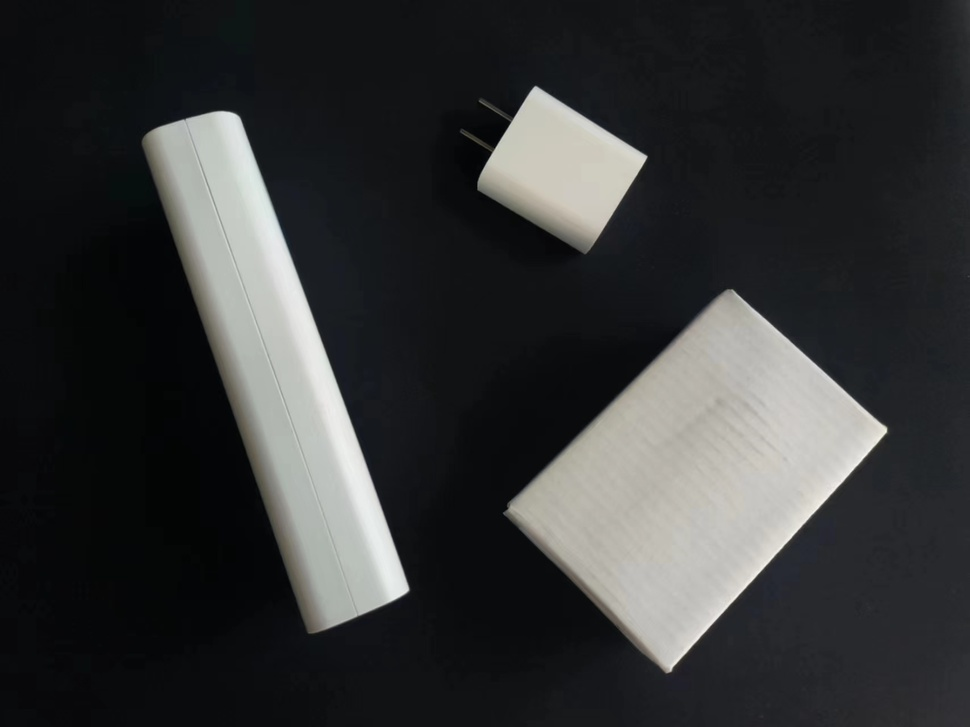
#> input picture Introduction to Robotics/exp2 Object segmentation and description/biaoding.jpg, 970 x 727 px, shrunk from 1708 x 1280 before the run, found by its file name
$ python cw2.py   (older library calls are emulated)
#> lines starting #> are read from the running program, lines starting #| are printed output that depends on the picture; after the words box and inside, x2 and y2 are one past the last pixel; in counts of white or black regions, pixels touching at a corner belong together
import cv2
import numpy as np
import math
import matplotlib.pyplot as plt


# 1. 将图像转换为灰度并阈值化以创建二值图像
def gray_cal(img):
    gray_hist = np.zeros([256], np.uint64)
    for i in range(row):
        for j in range(col):
            gray_hist[img[i, j]] += 1
    return gray_hist


def ostu_thresh(img):
    # 计算灰度直方图
    gray_hist = gray_cal(img)
    # 将灰度直方图归一化
    norm_hist = gray_hist / float(row * col)
    zero_cumu_moment = np.zeros([256], np.float32)
    one_cumu_moment = np.zeros([256], np.float32)
    # 计算零阶和一阶累积矩
    for i in range(256):
        if i == 0:
            zero_cumu_moment[i] = norm_hist[i]
            one_cumu_moment[i] = 0
        else:
            zero_cumu_moment[i] = zero_cumu_moment[i - 1] + norm_hist[i]
            one_cumu_moment[i] = one_cumu_moment[i - 1] + i * norm_hist[i]
    # 计算方差，找到最大方差对应阈值
    mean = one_cumu_moment[255]
    thresh = 0
    sigma = 0
    for i in range(256):
        if zero_cumu_moment[i] == 0 or zero_cumu_moment[i] == 1:
            sigma_tmp = 0
        else:
            sigma_tmp = (mean * zero_cumu_moment[i] - one_cumu_moment[i]) ** 2 / (
                    zero_cumu_moment[i] * (1 - zero_cumu_moment[i]))
        if sigma_tmp > sigma:
            sigma = sigma_tmp
            thresh = i

    thresh_img = img.copy()
    for i in range(row):
        for j in range(col):
            if thresh_img[i, j] > thresh:
                thresh_img[i, j] = 255
            else:
                thresh_img[i, j] = 0
    return thresh, thresh_img


def connected_components(binary):
    label = np.zeros((row, col), dtype=int)
    flag = 1
    root = {}
    # 定义并查集的数据结构，用一个数组来存储每个元素的父节点
    parent = [i for i in range(row * col)]

    # 定义并查集的find操作，用于查找一个元素的根节点，并进行路径压缩
    def find(x):
        if parent[x] != x:
            parent[x] = find(parent[x])
        return parent[x]

    def union(x, y):
        x_root = find(x)
        y_root = find(y)
        if x_root != y_root:
            parent[x_root] = y_root

    # 第一遍扫描
    for i in range(row):
        for j in range(col):
            if binary[i, j] != 0:
                left = label[i, j - 1] if j > 0 else 0
                up = label[i - 1, j] if i > 0 else 0
                if left == 0 and up == 0:
                    label[i, j] = flag
                    # equiv_table[flag] = flag # 初始化等价表
                    flag += 1
                elif left != 0 or up != 0:
                    if left == 0 or up == 0:
                        label[i, j] = max(left, up)
                    else:
                        label[i, j] = min(left, up)
                        union(max(left, up), min(left, up))

    # 对图像的每个像素进行扫描
    for i in range(row):
        for j in range(col):
            # 如果像素值不为0，就将它的标签替换为它在并查集中的根节点
            if label[i, j] != 0:
                label[i, j] = find(label[i, j])

    label = label.astype(np.float32)  # 转换为浮点数
    min_val, max_val, min_loc, max_loc = cv2.minMaxLoc(label)
    label = (label - min_val) / (max_val - min_val)  # 归一化到0到1之间
    label = label * 255  # 乘以255得到灰度值
    label = label.astype(np.uint8)  # 转换为无符号整数

    label_count = 0
    for i in range(row):
        for j in range(col):
            if label[i, j] >= label_count:
                label_count = label[i, j]

    return label_count, label


# 3. 对于每个对象
def process_objects(binary_image, num_labels, labels_im):
    _, contours, _ = cv2.findContours(binary_image, cv2.RETR_EXTERNAL, cv2.CHAIN_APPROX_SIMPLE)
    color_image = cv2.cvtColor(binary_image, cv2.COLOR_GRAY2BGR)
    color_map = np.random.randint(low=0, high=256, size=(num_labels + 1, 3))
    for label in range(1, num_labels + 1):
        # a. 计算并绘制其最小二阶矩的轴（方向方程）
        # b. 找到其边界
        # c. 找到并绘制其边界框
        # d. 找到并绘制最佳逼近对象形状的椭圆的方程
        color_image[labels_im == label] = color_map[label]

        for contour in contours:
            # a. 计算并绘制其最小二阶矩的轴（方向方程）
            # 计算轮廓的中心和方向角
            moment = cv2.moments(contour)
            # 计算物体的质心
            cx = int(moment['m10'] / moment['m00'])
            cy = int(moment['m01'] / moment['m00'])
            # 计算最小二阶矩
            mu20 = moment['mu20'] / moment['m00']
            mu11 = moment['mu11'] / moment['m00']
            mu02 = moment['mu02'] / moment['m00']
            # 计算最小特征值
            lambda_min = (mu20 + mu02 - math.sqrt((mu20 - mu02) ** 2 + 4 * mu11 ** 2)) / 2
            # 使用中心二阶矩，计算图像的方向
            theta = math.atan2(2 * mu11, mu20 - mu02) / 2

            # 计算轮廓的主轴长度并绘制方向线
            x1 = int(cx + math.sqrt(lambda_min) * math.cos(theta))
            y1 = int(cy + math.sqrt(lambda_min) * math.sin(theta))
            x2 = int(cx - math.sqrt(lambda_min) * math.cos(theta))
            y2 = int(cy - math.sqrt(lambda_min) * math.sin(theta))
            cv2.line(color_image, (x1, y1), (x2, y2), (255, 0, 0), 3)

            # b. 找到其边界
            x, y, w, h = cv2.boundingRect(contour)

            # c. 找到并绘制其边界框
            cv2.rectangle(color_image, (x, y), (x + w, y + h), (0, 255, 0), 4)

            # d. 找到并绘制最佳逼近对象形状的椭圆的方程
            if len(contour) >= 5:  # fitEllipse需要至少5个点
                ellipse = cv2.fitEllipse(contour)
                cv2.ellipse(color_image, ellipse, (255, 0, 255), 2)

    plt.imshow(color_image, cmap='jet')
    plt.title('Color image')
    plt.show()


# 使用上述函数
img1 = cv2.imread('Resources/biaoding.jpg', 0)
#> img1: shape (727, 970); min 0, max 250, mean 53.7
row = img1.shape[0]
#> row = 727
col = img1.shape[1]
#> col = 970
thresh, binary_image = ostu_thresh(img1)
#> in ostu_thresh, `gray_hist = gray_cal(img)`: gray_hist = 256 values, max 47378 at index 18, min 0 at index 247, mean 2754.6
#> in ostu_thresh, `norm_hist = gray_hist / float(row * col)`: norm_hist = 256 values, max 0.0672 at index 18, min 0 at index 247, mean 0.00391
#> after the loop in ostu_thresh, `for i in range(256):`: one_cumu_moment = 256 values from 0 to 53.72; zero_cumu_moment = 256 values from 1.42e-06 to 1
#> in ostu_thresh, `mean = one_cumu_moment[255]`: mean = 53.72
#> the loop in ostu_thresh, `for i in range(256):` made 256 passes
#> (sigma_tmp, sigma) on passes 1 to 12: (0.00409, 0.00409), (0.012, 0.012), (0.0309, 0.0309), (0.246, 0.246), (29.67, 29.67), (83.22, 83.22), (206.8, 206.8), (282.9, 282.9), (324.9, 324.9), (344.1, 344.1), (412.3, 412.3), (582.5, 582.5)
#> sigma_tmp on pass 100: 4442.3
#> after the loop in ostu_thresh, `for i in range(256):`: sigma = 4443.3; thresh = 104
#> after the loop in ostu_thresh, `for i in range(row):`:
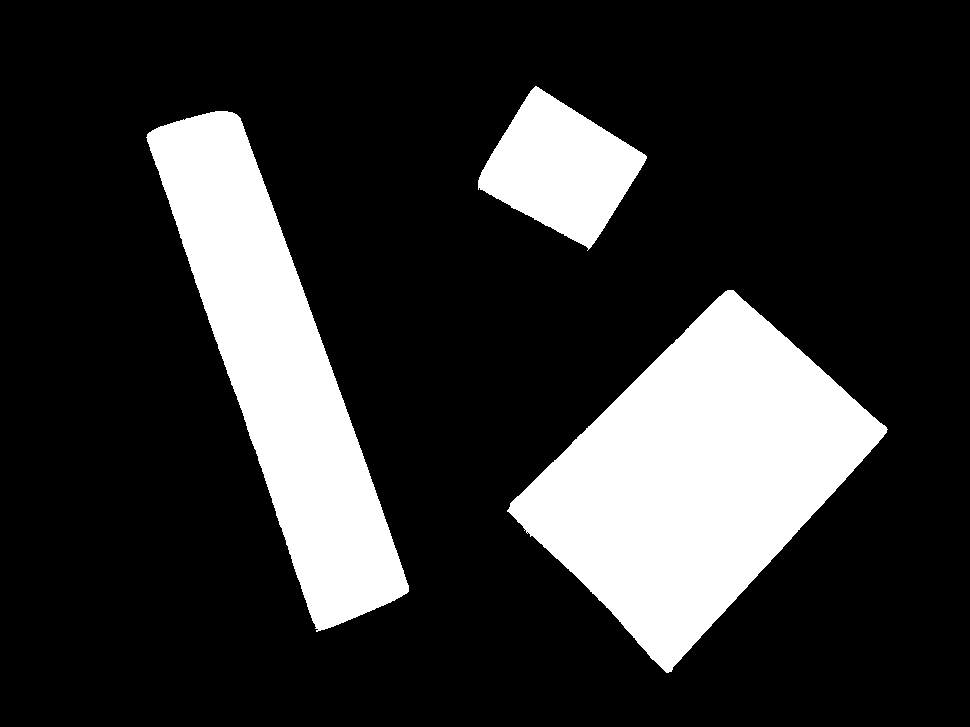
#> thresh_img: shape (727, 970); 19.7% white; 3 white regions, box (x1, y1, x2, y2) and area: (507, 290, 888, 673) 71663, (146, 111, 409, 632) 52059, (478, 86, 647, 251) 15230
#> thresh = 104
binary_image = cv2.medianBlur(binary_image, 7)
#> binary_image: shape (727, 970); 19.7% white; 3 white regions

plt.imshow(binary_image, cmap='gray')
plt.title('Binary image')
plt.show()

num_labels, labels_im = connected_components(binary_image)
#> after the loop in connected_components, `for i in range(row):`:
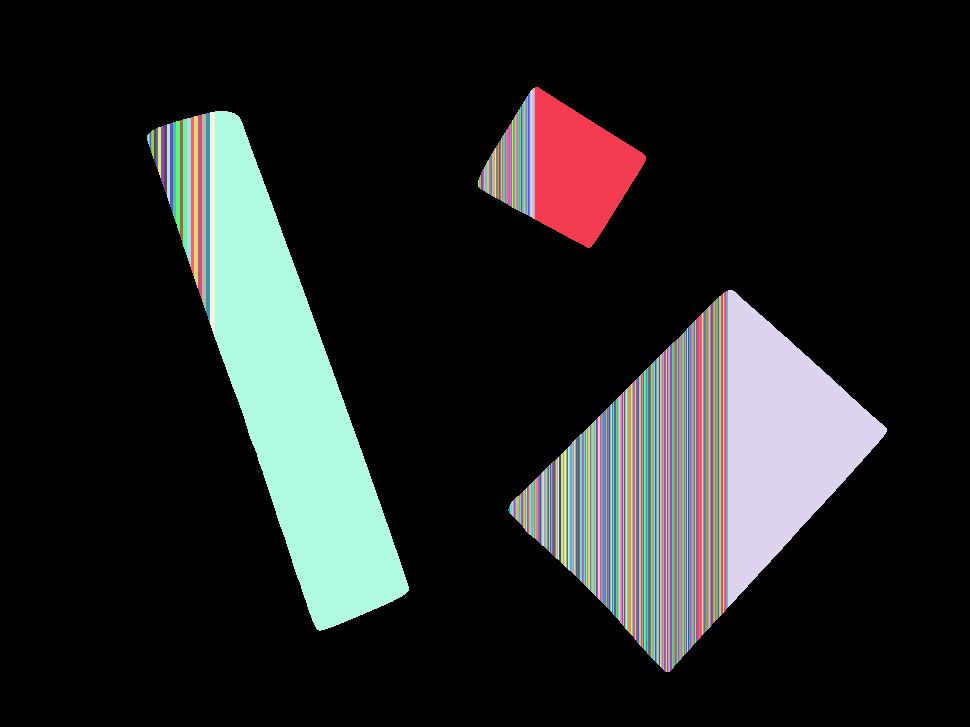
#> label: shape (727, 970) int64; 297 distinct labels, from 0 to 296; one colour per label, 0 black
#> after the loop in connected_components, `for i in range(row):`:
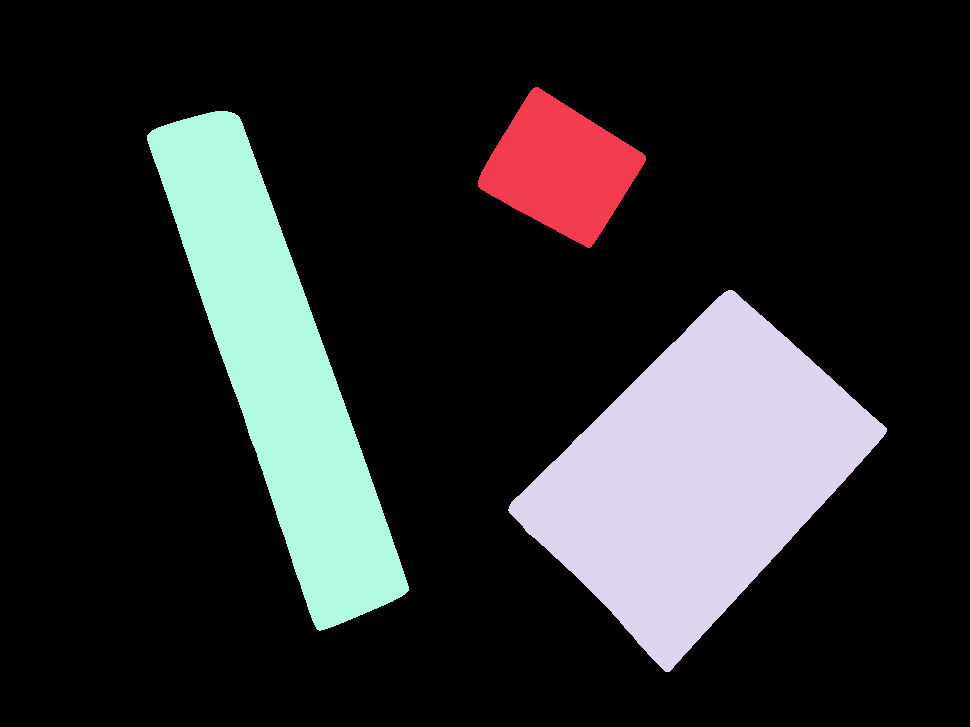
#> label: shape (727, 970) int64; 4 distinct labels, from 0 to 83; one colour per label, 0 black
#> in connected_components, `min_val, max_val, min_loc, max_loc = cv2.minMaxLoc(label)`:
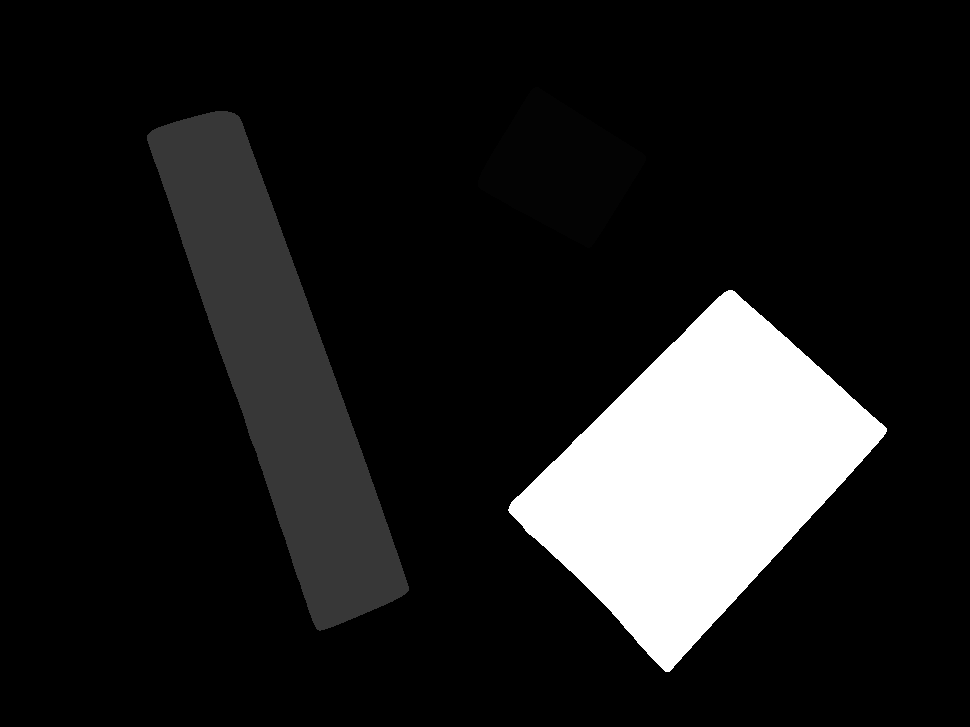
#> label: shape (727, 970) float32; min 0, max 83, mean 9.8; drawn with min black and max white
#> num_labels = 255
plt.imshow(labels_im, cmap='gray')
plt.title('label image')
plt.show()

process_objects(binary_image, num_labels, labels_im)
#> in process_objects, `_, contours, _ = cv2.findContours(binary_image, cv2.RETR_EXTERNAL, cv2..`: contours = 3 contours; box (x1, y1, x2, y2) and area: (508, 290, 887, 672) 71236, (147, 111, 409, 631) 51461, (478, 87, 646, 248) 15004
#> in process_objects, `color_image = cv2.cvtColor(binary_image, cv2.COLOR_GRAY2BGR)`: color_image: shape (727, 970, 3); 19.7% white; 3 white regions, box (x1, y1, x2, y2) and area: (508, 290, 887, 672) 71636, (147, 111, 409, 631) 52037, (478, 87, 646, 248) 15211
#> in process_objects, `color_map = np.random.randint(low=0, high=256, size=(num_labels + 1, 3))`: color_map = 256 rows, first 8: [172, 47, 117], [192, 67, 251], [195, 103, 9], [211, 21, 242], [36, 87, 70], [216, 88, 140], [58, 193, 230], [39, 87, 174]
#> after the loop in process_objects, `for label in range(1, num_labels + 1):`:
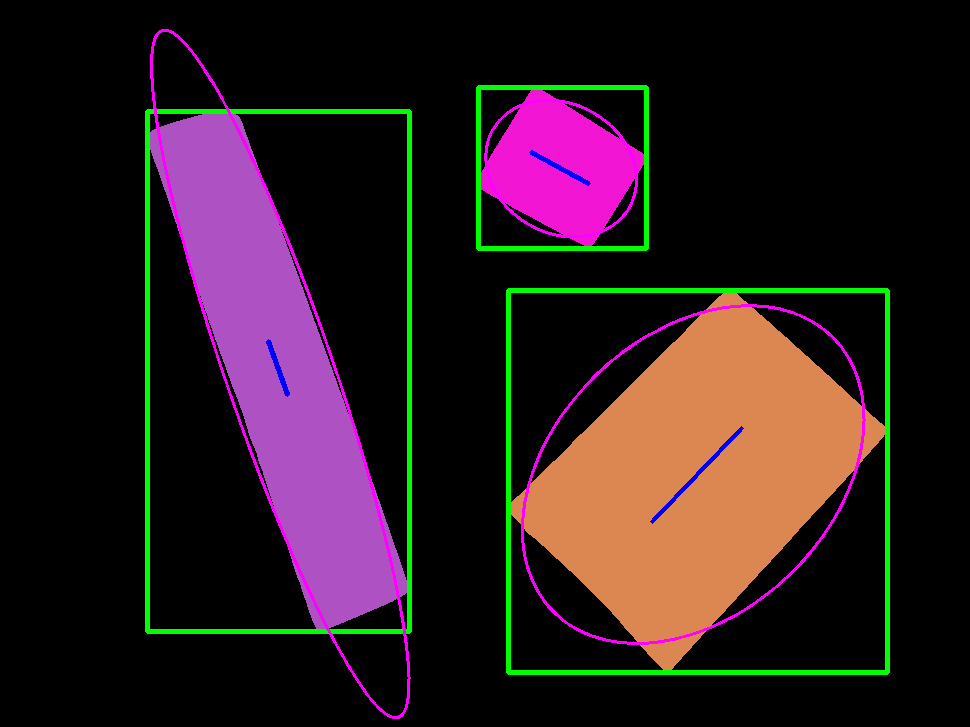
#> color_image: shape (727, 970, 3); mean B, G, R 30, 26.5, 42.5
